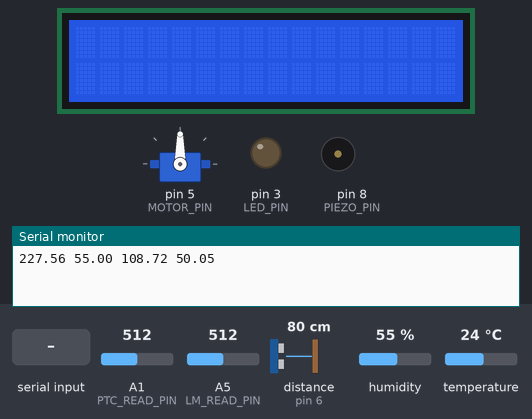
This sketch was run on a simulated Arduino Uno, built with avr-gcc and run on an emulated ATmega328P. On the bench: servo, 16×2 character LCD, output pins drawn as LEDs (lit = HIGH), buzzer (waves = sounding), the last lines printed to the serial monitor. Wiring (inferred from the names in the program): ultrasonic range finder: trigger pin 7; echo pin 6. Inputs (shaded band) come from the test bench; at power-on: A1 (PTC_READ_PIN) = 512, A5 (LM_READ_PIN) = 512, distance to the obstacle (sensor on pin 6) 80 cm, humidity 55 %, temperature 24 °C. The echo pulse lasts 58.3 µs per cm; pins used as bus, display or sensor lines are not drawn.

Above: at 1.2 s.
1.3 s: "A,45\n" received over Serial
At 3.7 s:
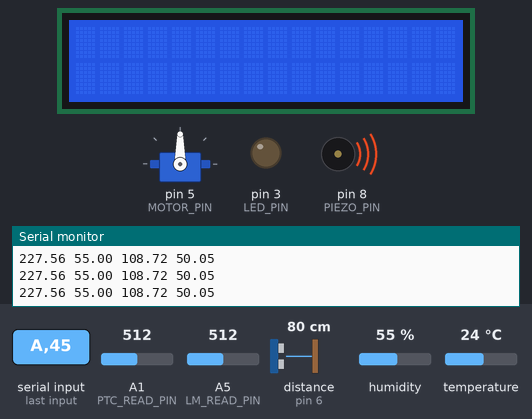
4.0 s: "L90\n" received over the second serial link
At 5.1 s:
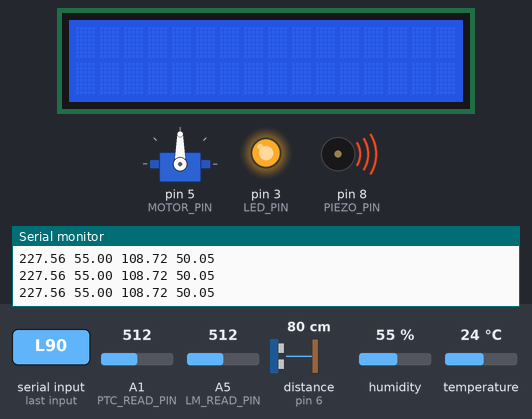
5.9 s: byte 66 ('B') received over Serial
9.4 s: "O" received over Serial
At 10.4 s:
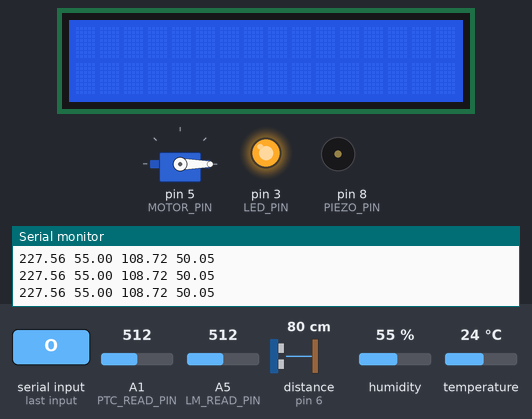
11.3 s: "L,45\n" received over the second serial link
At 13.2 s:
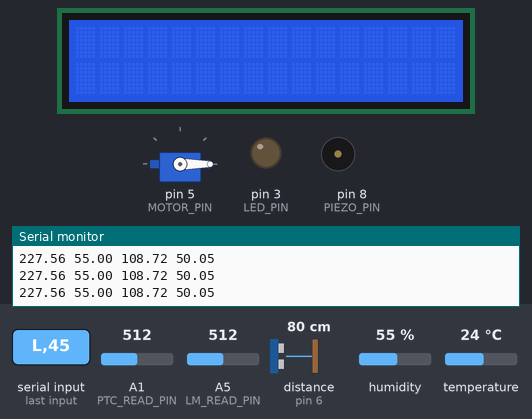
13.5 s: "A90\n" received over Serial
At 15.8 s:
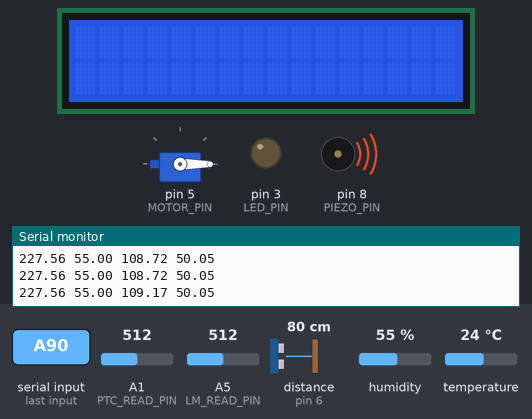
Timing chart, 0 to 16.9 s (numbered marks = the images above; inputs shaded):
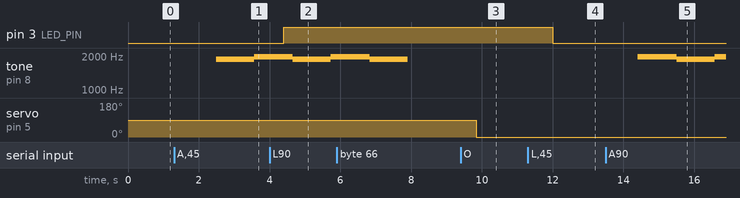

The sketch:

Arduino.ino
```cpp
#include "DHT.h"
#include <SoftwareSerial.h>
#include <LiquidCrystal.h>
#include <Servo.h>

SoftwareSerial BT(9, 10);             //bluetooth object
LiquidCrystal lcd(4,12,13,A0,A3,A4);  //lcd object

const int DHT_READ_PIN = 11;       //pin assignment of DHT sensor
const int DHT_TYPE=11;            //DHT model 11
const int LM_READ_PIN = A5;       //pin assignment of LM35 sensor
const int PTC_READ_PIN = A1;      //pin assignment of photocell
const int PRECISION=4;            //precision of data display
const int LED_PIN = 3;
const int PIEZO_PIN = 8;
const int THRESHOLD = 10;         //threshold for motion sensor/ultrasonic sensor
                                  //change the threshold to the farthest distance from the direction the sensor points at

//For sonar
const int ECHO_PIN = 6;           //Pin for ECHO pin on the sonar
const int TRIG_PIN = 7;           //Pin for ECHO pin on the sonar
const int MOTOR_PIN = 5;          //Pin to control the motor    NOT USING FOR NOW

char data;
char dataSerial;                //
int led_status = 0;             //used to indicate if led is turned on or off
int alarm_status = 0;           //used to indicate if alarm is turned on or off
int alarm_alternation = 0;      //used to alternate between different pitches of the alarm (piezo buzzer)
int servo_status = 0;           //used to indicate if the door is open or closed
int auto_mode_status = 0;       //Auto mode = security mode. This is used to indicate if this mode is on or off
int triggered = 0;              //In Auto(Security) mode, this indicates if the intruder protocol is triggered or not
int led_trigger_status = 0;     //used to indicate if led blinking pattern is on or off
int led_alternation = 0;        //used to alternate between on and off so that it blinks
float TmpLM;                    //holds temperature read from LM35
float lightLevel;               //holds photosensor input value
float humidity;                 //holds humidty input value from DHT 11
float distance;                 //holds distance value read from the ultrasonic sensor

Servo myServo;                  //global servo object

DHT dht(DHT_READ_PIN, DHT_TYPE);  //creator of dht library

void setup() {
  Serial.begin(9600);
  BT.begin(9600);

  //sensors
  pinMode(DHT_READ_PIN, INPUT);
  pinMode(LED_PIN, OUTPUT);

  //door initialization
  myServo.attach(MOTOR_PIN);

  //lcd initialization
  lcd.begin(16, 2);

  //for sonar
  pinMode(ECHO_PIN, INPUT);
  pinMode(TRIG_PIN, OUTPUT);
  pinMode(PTC_READ_PIN, INPUT);

  doorClose();                  //have door shut
  digitalWrite(LED_PIN, LOW);   //have led start off for demo
}

/**
 * Read the switch status, and decide which style of display it shall follow
 */
void loop() {

  checkForCommand();

  TmpLM=readTmpLM();
  lightLevel=readLight();
  humidity=readHumDHT();
  distance=readSonar();

  checkAutoMode();

  checkAlarmStatus();     //checks alarm flag and turns on/off alarm accordingly
  checkLEDStatus();       //checks led trigger flag and turns on/off alarm accordingly

  String inputData = String(TmpLM) + " " + String(humidity) + " " + String(distance) + " " + String(lightLevel);
  Serial.println(inputData);    //Print it to Serial for the Raspberry Pi to be able to read the values
                                //if the user asks Alexa what the input sensor values are

  updateViaBluetooth();     //Sends the input sensor values over Bluetooth
}

/*
 * Checks for auto_mode_status flag and evaluates if the distance
 *
 * Must come after reading input values
 * Must come before checkAlarmStatus() and checkLEDStatus()
 */
void checkAutoMode() {
  if(auto_mode_status == 1) {
    if(distance < THRESHOLD) {            //threshold is set to 10cm. Can be adjusted from constants
      triggered = 1;                      //this flag will later turn on the alarm and turn the blinking pattern in next if statement
      doorClose();                        //close door
    }
    if(triggered == 1) {
      alarm_status = 1;                 //alarm_status flag raised which will be evaluated later in the loop() to turn the alarm on
      led_trigger_status = 1;           //led_trigger_status flag raised which will be evalued later in the loop() to turn the led pattern on
    } else {                            //if not triggered, don't do the trigger activity
      alarm_status = 0;                 //don't raise the alarm flag
      led_trigger_status = 0;           //don't raise the led trigger pattern flag
    }
  }

  //if not auto)mode, don't even worry about the flags
}

/*
 * Checks if alarm_status flag is on, and if it is on, then turn the alarm on and vice versa.
 */
void checkAlarmStatus() {
  if(alarm_status == 1) {           //if flag on
    if(alarm_alternation == 0){     //these two if statements allow the alternation between the tones
      tone(PIEZO_PIN, 1865);        //hardcoded lower tone
      alarm_alternation = 1;        //switch to higher tone next time
    }
    else {
      tone(PIEZO_PIN, 1976);        //hardcoded higher tone
      alarm_alternation = 0;        //switch to lower tone next time
    }
  }
  else
    noTone(PIEZO_PIN);              //if flag is not raised, then don't turn on the alarm
}

/*
 * Checks for the LED trigger flag and turns it on and off accordingly
 */
void checkLEDStatus() {
  if(led_trigger_status == 1) {         //if trigger flag is on, then go into alternation of light on and off for blinking effect
    if(led_alternation == 0) {
      digitalWrite(LED_PIN, HIGH);
      led_alternation = 1;
    } else {
      digitalWrite(LED_PIN, LOW);
      led_alternation = 0;
    }
  } else {                              //if trigger flag is off, then there is no alternation of blinking
      led_alternation = 0;              //Either led is turned on or off from the checkForCommands(), not here
  }
}

/*
 * Passes the input sensor readings to the bluetooth socket so that the Android phone can liten to the values and update
 * the readings on the phone. Then the Android will send these data to the server which then the server will send the data to other
 * html clients as well
 *
 * Refer to function below this one for the importance of addOneToLeft function
 */
void updateViaBluetooth() {
  BT.print(addOneToLeft(TmpLM, "1"));
  delay(200);
  BT.print(addOneToLeft(lightLevel, "2"));
  delay(200);
  BT.print(addOneToLeft(distance, "3"));
  delay(200);
  BT.print(addOneToLeft(humidity, "4"));
  delay(200);
}

/*
 * This function is VERY importent in Bluetooth communication.
 * This function addresses two problems.
 * Problems: 1) When passing values from Arduino to Bluetooth, the first character in a string is always lost on the other side.
 *            Soln: We just attach a random "9" in the beginning so no data is lost
 *           2) There is a limit on how many bytes we can send over Bluetooth.
 *            Soln: We number code the values we want to pass and send multiple smaller bytes.
 *                This number coding is followed after the first character that is lost and is specified by the input parameter
 */
float addOneToLeft(float value, String beginNum) {
  String string1 = String(value);
  String string2 = "9" + beginNum + string1;
  return string2.toFloat();
}


/*
 * Checks for command given by the Bluetooth (Android) and the Raspberry Pi of voice control (Alexa)
 * The commands are letter coded
 */
void checkForCommand() {
  //checks Bluetooth for commands
  if(BT.available()) {        //some function names are self-explanatory given the letter coding
    data = BT.read();
    if(data == 'L') {
      LedOnOff();

    } else if(data == 'P') {
      AlarmOnOff();

    } else if(data == 'S') {
      ServoOnOff();

    } else if (data == 'A') { //turn on auto/security mode
      auto_mode_status = 1;

    } else if (data == 'R') { //reset the auto/security mode
      triggered = 0;          //lower trigger flag
      digitalWrite(LED_PIN, LOW);   //turn off the led

    } else if (data == 'O') { //turn off auto/security mode
      triggered = 0;            //lowerering trigger activity flags
      alarm_status = 0;         //""
      led_trigger_status = 0;   //""
      auto_mode_status = 0;     //lowers auto/security mode flag

    } else if (data == 'T') {   //Command to update the LCD clock time. This was not used during demo
      String time = BT.readString();
      lcd.clear();
      lcd.setCursor(0,0);
      lcd.print(time);

    } else if (data == 'C') {   //command to write messages (from html client) to the lcd
      String text = BT.readString();
      lcd.clear();
      lcd.setCursor(0,0);
      lcd.print(text);
    }
  }

  //checks Serial (Raspberry pi of voice control) for commands
  //these commands are activated if you talk to Alexa
  if(Serial.available()) {
    dataSerial = Serial.read();       //function names are self-explanatory given the letter coding
    if(dataSerial == 'N') {
      LedOn();

    } else if(dataSerial == 'F') {
      LedOff();

    } else if(dataSerial == 'O') {
      doorOpen();

    } else if(dataSerial == 'C') {
      doorClose();

    } else if(dataSerial == 'A') {
      alarmOn();

    } else if(dataSerial == 'B') {
      alarmOff();
    }
  }
}

/*
 * Raises alarm flag
 */
void alarmOn() {
   alarm_status = 1;
}

/*
 * Lowers alarm flag
 */
void alarmOff() {
   alarm_status = 0;
}

/*
 * Opens the house door and raises the servo_status flag to indicate that the door is open right now
 */
void doorOpen() {
  myServo.write(0);
  servo_status = 1;
}

/*
 * Closes the door and lowers the servo_status flag
 */
void doorClose() {
  myServo.write(90);
  servo_status = 0;
}

/*
 * Same as the two functions above, but this function makes logic easier for button (on Android and html client) implementation
 */
void ServoOnOff() {
  if(servo_status == 0){
    myServo.write(0);
    servo_status = 1;
  }
  else {
    myServo.write(90);
    servo_status = 0;
  }
}

/*
 * Used for button logic (in Android and html client)
 * If alarm flag on, then turn it off. If alarm flag is off, then turn it on
 */
void AlarmOnOff() {
  if(alarm_status == 0)
    alarm_status = 1;
  else
    alarm_status = 0;
}

/*
 * Used for button logic (in Android and html client)
 * If led flag is on, turn led off and turn flag off
 * If led flag is off, turn led on and turn the flag on
 */
void LedOnOff() {
  if(led_status == 0) {
   digitalWrite(LED_PIN, HIGH);
   led_status = 1;
  }
  else {
   digitalWrite(LED_PIN, LOW);
   led_status = 0;
  }
}

/*
 * Turns led on and sets flag
 */
void LedOn() {
  digitalWrite(LED_PIN, HIGH);
  led_status = 1;
}

/*
 * Turns led off and sets flag
 */
void LedOff() {
  digitalWrite(LED_PIN, LOW);
  led_status = 0;
}

//__________________Functions below were brought from the previous labs 1-5______________________

/**
 * Function: Read from analog pin the LM35 temperature sensor is connected to, and map the voltage to temperature in degree celsuis
 * Param: None
 * Return: Float value indicates the temperature reading from LM35, nan if the sensor is not ready
*/
float readTmpLM(){
  float readVoltage = analogRead(LM_READ_PIN);
  delay(10);
  readVoltage = analogRead(LM_READ_PIN);        //Read twice and discard the first value so that the reading is not interfered by noise
  float Tmp = mapping(readVoltage, 0, 225, 0, 100);
  return Tmp;
  }

/**
 * Function: Read from digital pin the DHT11 sensor is connected to, and map the voltage to temperature in degree celsuis
 * Param: None
 * Return: Float value indicates the temperature reading from DHT11, 'nan' if the sensor is not ready
*/
float readTmpDHT(){
  return dht.readTemperature();
  }

/**
 * Function: Read from digital pin the DHT11 sensor is connected to, and map the voltage to humidity in relative(%)
 * Param: None
 * Return: Float value indicates the humidity reading from DHT11, 'nan' if the sensor is not ready
*/
float readHumDHT(){
  return dht.readHumidity();
  }

/**
 * Function: Read from analog pin the photocell sensor is connected to, and map the voltage to ambient light level
 * Param: None
 * Return: the light level reading from the photocell
*/
float readLight(){
  float readVoltage=analogRead(PTC_READ_PIN);
  delay(10);
  readVoltage=1023-analogRead(PTC_READ_PIN);
  float reversedValue=1023-readVoltage;         //The voltage and light level have a reversed propotional relationship
  float lightLevel=mapping(reversedValue, 0, 1023, 0, 100);
  return lightLevel;
  }

/**
 * Funtion: Basically same as the map() function in the standard ardurino math library, but able to convert it into float type.
 * The mapping is linear.
 * Param: float value: the value to be mapped
 *        inputLowerBond: The possible minium of the input value.
 *        inputUpperBond: The possible maxium of the output value.
 *        outputLowerBond: The wished value of which the minium input is mapped to
 *        outputUpperBond: The wished value of which the maxium input is mapped to
 * Return: float type being the value after mapping.
 * Preconditions: inputLowerBond<inputUpperBond && outputLowerBond<outputUpperBond
*/

float mapping(float value, float inputLowerBond, float inputUpperBond, float outputLowerBond, float outputUpperBond){
      float scale =(outputUpperBond - outputLowerBond)/(inputUpperBond - inputLowerBond);
      float offset = outputLowerBond - scale * inputLowerBond;
      return scale*value+offset;      //The process above can be mathmatically proved to be effective
  }

/**
 * Function: Control the sonar to send a pulse, and measure the duration from the echo, calculate the distance as per temperature
 * returns: a float that indicates the distance it gets, in cm, from 0 to 200, -1 if the range is not reasonable.
*/
float readSonar(){
    float duration, distance;
    digitalWrite(TRIG_PIN, HIGH);           //set trigger pin to HIGH
    delayMicroseconds(1000);
    digitalWrite(TRIG_PIN, LOW);            //set trigger pin to LOW
    duration = pulseIn(ECHO_PIN, HIGH);     //read echo pin
    float temp=readTmpLM();                 //read temperature
    float sound_speed=331.5 + (0.6 * temp);                 //calculate the sound speed at the point
    distance = (duration * sound_speed * 0.0001)/2;        //compute distance from duration of echo Pin
    delay(200);
    if (distance >= 400 || distance <= 0){   //deciding whether or not distance is reasonable
        return(-1);                         //if not, return -1
    }
    else{
        return(distance);
    }
}
```

Measured:
- after the input at 1.3 s, tone on pin 8 (PIEZO_PIN): silent → 1865 Hz after 1.2 s, → 1976 Hz 1.1 s later
- after the input at 4.0 s, pin 3 (LED_PIN): LOW → HIGH after 0.40 s
- after the input at 9.4 s, servo on pin 5 (MOTOR_PIN): 90° → 0° after 0.44 s
- after the input at 11.3 s, pin 3 (LED_PIN): HIGH → LOW after 0.70 s
- after the input at 13.5 s, tone on pin 8 (PIEZO_PIN): silent → 1976 Hz after 0.91 s, → 1865 Hz 1.1 s later, → 1976 Hz 1.1 s later
